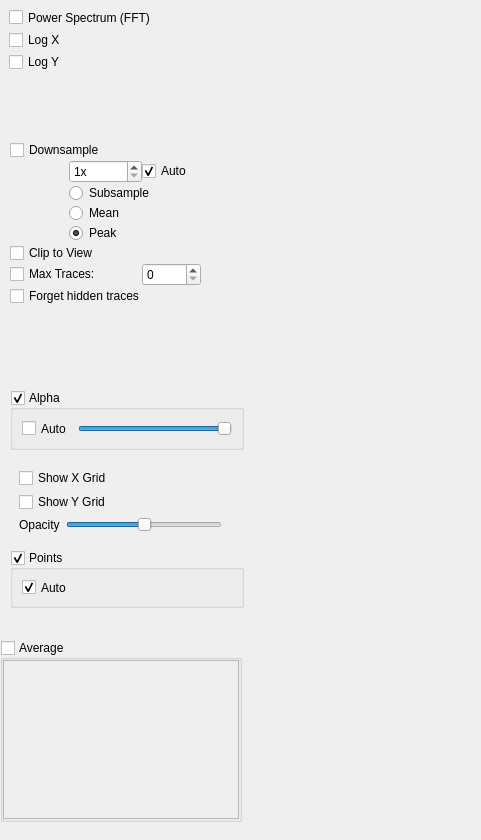
<?xml version="1.0" encoding="UTF-8"?>
<ui version="4.0">
 <class>Form</class>
 <widget class="QWidget" name="Form">
  <property name="geometry">
   <rect>
    <x>0</x>
    <y>0</y>
    <width>481</width>
    <height>840</height>
   </rect>
  </property>
  <property name="windowTitle">
   <string>Form</string>
  </property>
  <widget class="QGroupBox" name="averageGroup">
   <property name="geometry">
    <rect>
     <x>0</x>
     <y>640</y>
     <width>242</width>
     <height>182</height>
    </rect>
   </property>
   <property name="toolTip">
    <string>Display averages of the curves displayed in this plot. The parameter list allows you to choose parameters to average over (if any are available).</string>
   </property>
   <property name="title">
    <string>Average</string>
   </property>
   <property name="checkable">
    <bool>true</bool>
   </property>
   <property name="checked">
    <bool>false</bool>
   </property>
   <layout class="QGridLayout" name="gridLayout_5">
    <property name="leftMargin">
     <number>0</number>
    </property>
    <property name="topMargin">
     <number>0</number>
    </property>
    <property name="rightMargin">
     <number>0</number>
    </property>
    <property name="bottomMargin">
     <number>0</number>
    </property>
    <property name="spacing">
     <number>0</number>
    </property>
    <item row="0" column="0">
     <widget class="QListWidget" name="avgParamList"/>
    </item>
   </layout>
  </widget>
  <widget class="QFrame" name="decimateGroup">
   <property name="geometry">
    <rect>
     <x>10</x>
     <y>140</y>
     <width>191</width>
     <height>171</height>
    </rect>
   </property>
   <layout class="QGridLayout" name="gridLayout_4">
    <property name="leftMargin">
     <number>0</number>
    </property>
    <property name="topMargin">
     <number>0</number>
    </property>
    <property name="rightMargin">
     <number>0</number>
    </property>
    <property name="bottomMargin">
     <number>0</number>
    </property>
    <property name="spacing">
     <number>0</number>
    </property>
    <item row="7" column="0" colspan="3">
     <widget class="QCheckBox" name="clipToViewCheck">
      <property name="toolTip">
       <string>Plot only the portion of each curve that is visible. This assumes X values are uniformly spaced.</string>
      </property>
      <property name="text">
       <string>Clip to View</string>
      </property>
     </widget>
    </item>
    <item row="8" column="0" colspan="2">
     <widget class="QCheckBox" name="maxTracesCheck">
      <property name="toolTip">
       <string>If multiple curves are displayed in this plot, check this box to limit the number of traces that are displayed.</string>
      </property>
      <property name="text">
       <string>Max Traces:</string>
      </property>
     </widget>
    </item>
    <item row="0" column="0" colspan="3">
     <widget class="QCheckBox" name="downsampleCheck">
      <property name="text">
       <string>Downsample</string>
      </property>
     </widget>
    </item>
    <item row="6" column="1" colspan="2">
     <widget class="QRadioButton" name="peakRadio">
      <property name="toolTip">
       <string>Downsample by drawing a saw wave that follows the min and max of the original data. This method produces the best visual representation of the data but is slower.</string>
      </property>
      <property name="text">
       <string>Peak</string>
      </property>
      <property name="checked">
       <bool>true</bool>
      </property>
     </widget>
    </item>
    <item row="8" column="2">
     <widget class="QSpinBox" name="maxTracesSpin">
      <property name="toolTip">
       <string>If multiple curves are displayed in this plot, check &quot;Max Traces&quot; and set this value to limit the number of traces that are displayed.</string>
      </property>
     </widget>
    </item>
    <item row="9" column="0" colspan="3">
     <widget class="QCheckBox" name="forgetTracesCheck">
      <property name="toolTip">
       <string>If MaxTraces is checked, remove curves from memory after they are hidden (saves memory, but traces can not be un-hidden).</string>
      </property>
      <property name="text">
       <string>Forget hidden traces</string>
      </property>
     </widget>
    </item>
    <item row="3" column="1" colspan="2">
     <widget class="QRadioButton" name="meanRadio">
      <property name="toolTip">
       <string>Downsample by taking the mean of N samples.</string>
      </property>
      <property name="text">
       <string>Mean</string>
      </property>
     </widget>
    </item>
    <item row="2" column="1" colspan="2">
     <widget class="QRadioButton" name="subsampleRadio">
      <property name="toolTip">
       <string>Downsample by taking the first of N samples. This method is fastest and least accurate.</string>
      </property>
      <property name="text">
       <string>Subsample</string>
      </property>
     </widget>
    </item>
    <item row="1" column="2">
     <widget class="QCheckBox" name="autoDownsampleCheck">
      <property name="toolTip">
       <string>Automatically downsample data based on the visible range. This assumes X values are uniformly spaced.</string>
      </property>
      <property name="text">
       <string>Auto</string>
      </property>
      <property name="checked">
       <bool>true</bool>
      </property>
     </widget>
    </item>
    <item row="2" column="0">
     <spacer name="horizontalSpacer">
      <property name="orientation">
       <enum>Qt::Horizontal</enum>
      </property>
      <property name="sizeType">
       <enum>QSizePolicy::Maximum</enum>
      </property>
      <property name="sizeHint" stdset="0">
       <size>
        <width>30</width>
        <height>20</height>
       </size>
      </property>
     </spacer>
    </item>
    <item row="1" column="1">
     <widget class="QSpinBox" name="downsampleSpin">
      <property name="toolTip">
       <string>Downsample data before plotting. (plot every Nth sample)</string>
      </property>
      <property name="suffix">
       <string>x</string>
      </property>
      <property name="minimum">
       <number>1</number>
      </property>
      <property name="maximum">
       <number>100000</number>
      </property>
      <property name="value">
       <number>1</number>
      </property>
     </widget>
    </item>
   </layout>
  </widget>
  <widget class="QFrame" name="transformGroup">
   <property name="geometry">
    <rect>
     <x>0</x>
     <y>0</y>
     <width>181</width>
     <height>79</height>
    </rect>
   </property>
   <layout class="QGridLayout" name="gridLayout">
    <item row="0" column="0">
     <widget class="QCheckBox" name="fftCheck">
      <property name="text">
       <string>Power Spectrum (FFT)</string>
      </property>
     </widget>
    </item>
    <item row="1" column="0">
     <widget class="QCheckBox" name="logXCheck">
      <property name="text">
       <string>Log X</string>
      </property>
     </widget>
    </item>
    <item row="2" column="0">
     <widget class="QCheckBox" name="logYCheck">
      <property name="text">
       <string>Log Y</string>
      </property>
     </widget>
    </item>
   </layout>
  </widget>
  <widget class="QGroupBox" name="pointsGroup">
   <property name="geometry">
    <rect>
     <x>10</x>
     <y>550</y>
     <width>234</width>
     <height>58</height>
    </rect>
   </property>
   <property name="title">
    <string>Points</string>
   </property>
   <property name="checkable">
    <bool>true</bool>
   </property>
   <layout class="QVBoxLayout" name="verticalLayout_5">
    <item>
     <widget class="QCheckBox" name="autoPointsCheck">
      <property name="text">
       <string>Auto</string>
      </property>
      <property name="checked">
       <bool>true</bool>
      </property>
     </widget>
    </item>
   </layout>
  </widget>
  <widget class="QFrame" name="gridGroup">
   <property name="geometry">
    <rect>
     <x>10</x>
     <y>460</y>
     <width>221</width>
     <height>81</height>
    </rect>
   </property>
   <layout class="QGridLayout" name="gridLayout_2">
    <item row="0" column="0" colspan="2">
     <widget class="QCheckBox" name="xGridCheck">
      <property name="text">
       <string>Show X Grid</string>
      </property>
     </widget>
    </item>
    <item row="1" column="0" colspan="2">
     <widget class="QCheckBox" name="yGridCheck">
      <property name="text">
       <string>Show Y Grid</string>
      </property>
     </widget>
    </item>
    <item row="2" column="1">
     <widget class="QSlider" name="gridAlphaSlider">
      <property name="maximum">
       <number>255</number>
      </property>
      <property name="value">
       <number>128</number>
      </property>
      <property name="orientation">
       <enum>Qt::Horizontal</enum>
      </property>
     </widget>
    </item>
    <item row="2" column="0">
     <widget class="QLabel" name="label">
      <property name="text">
       <string>Opacity</string>
      </property>
     </widget>
    </item>
   </layout>
  </widget>
  <widget class="QGroupBox" name="alphaGroup">
   <property name="geometry">
    <rect>
     <x>10</x>
     <y>390</y>
     <width>234</width>
     <height>60</height>
    </rect>
   </property>
   <property name="title">
    <string>Alpha</string>
   </property>
   <property name="checkable">
    <bool>true</bool>
   </property>
   <layout class="QHBoxLayout" name="horizontalLayout">
    <item>
     <widget class="QCheckBox" name="autoAlphaCheck">
      <property name="text">
       <string>Auto</string>
      </property>
      <property name="checked">
       <bool>false</bool>
      </property>
     </widget>
    </item>
    <item>
     <widget class="QSlider" name="alphaSlider">
      <property name="maximum">
       <number>1000</number>
      </property>
      <property name="value">
       <number>1000</number>
      </property>
      <property name="orientation">
       <enum>Qt::Horizontal</enum>
      </property>
     </widget>
    </item>
   </layout>
  </widget>
 </widget>
 <resources/>
 <connections/>
</ui>
